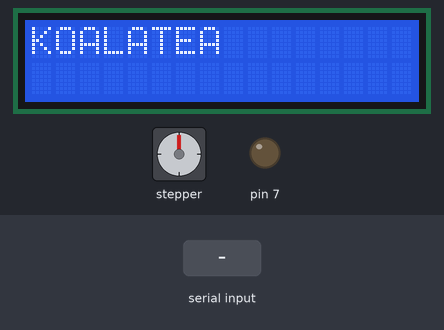
Recording of a sketch running on a simulated Arduino Uno, built with avr-gcc and run on an emulated ATmega328P. On the bench: 16×2 character LCD, stepper motor, output pins drawn as LEDs (lit = HIGH). The inputs (shaded band) are chosen by the test bench. Stepper angles assume 2048 steps per turn; what the sketch prints to the serial monitor is not drawn.

Above: at 1.2 s.
1.3 s: "6\n" received over Serial
At 2.5 s:
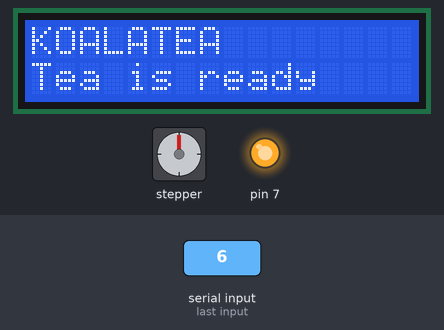
2.8 s: "888\n" received over Serial
At 3.6 s:
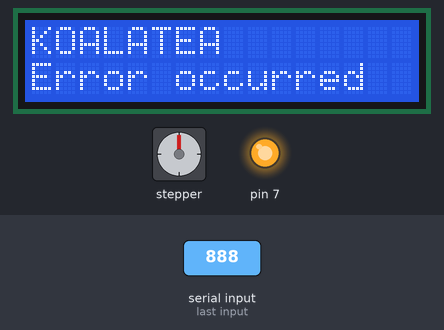
4.3 s: "50\n" received over Serial
At 4.46 s:
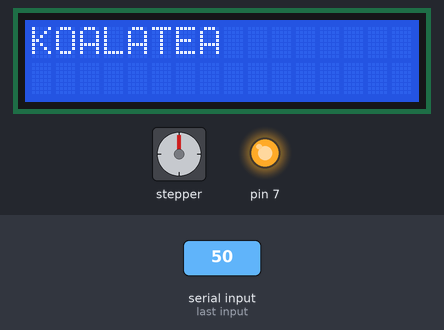
At 5.09 s:
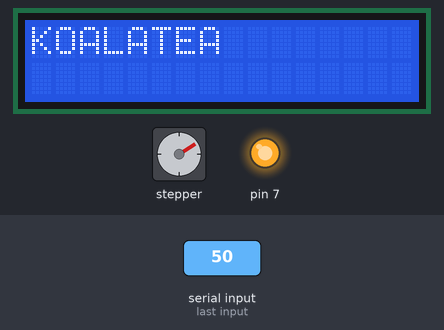
6.7 s: "444\n" received over Serial
12.2 s: "51\n" received over Serial
17.7 s: "50\n" received over Serial
Timing chart, 0 to 21.7 s (numbered marks = the images above; inputs shaded):
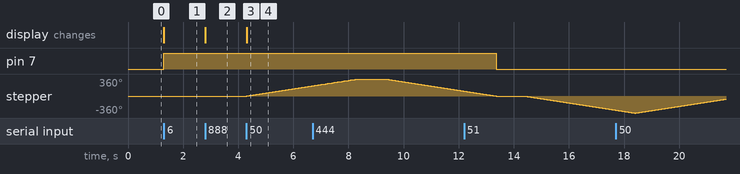

The sketch:

koalaTeaArduino.ino
```cpp
#include <OneWire.h>
#include <DallasTemperature.h>
#include <LiquidCrystal.h>
#include <Stepper.h>

#define ONE_WIRE_BUS 2
#define STEPS 2048

// initialize the temperature sensor to pin 2
OneWire oneWire(ONE_WIRE_BUS);
DallasTemperature sensors(&oneWire);
// initialize the lcd with the pins 3-6, 12, 13
LiquidCrystal lcd(13, 12, 6, 5, 4, 3);
// initialize the stepper motor with pins 8-11
Stepper stepper (STEPS, 8, 10, 9, 11);

String read;
int timer = 0;
int secondsPassed = 0;
bool cancel = false;
bool lowered = false;

void setup() {
  Serial.begin(9600);
  // initialize LED to pin 7
  pinMode(7, OUTPUT);
  stepper.setSpeed(15);
  sensors.begin();
  // set up the LCD's number of columns and rows:
  lcd.begin(16, 2);
  // Print a message to the LCD.
  lcd.print("KOALATEA");

}

void temperatureRead(){
  sensors.requestTemperatures();
  Serial.println("T" + String(sensors.getTempCByIndex(0)));
}

bool tempStop() {
  String data;
  if(Serial.available() > 0) {
    data = Serial.readStringUntil('\n');
    if(data == "tStop" || data == "444") {  // stops temperature reading if received stop or cancel
      if(data == "444") {
        Serial.println("444");
      }
      return true;
    }
  }
  return false;
}

void loop() {
  cancel = false;
  if(Serial.available() > 0){
    lcd.setCursor(0, 1);  // column 0 of line 1 (2nd row)
    lcd.print("              ");  //clear bottom line
    read = Serial.readStringUntil('\n');
    // temperature reading
    if(read == "tStart") {
      while (!tempStop()) {
        temperatureRead();
        delay(2000);
        //if (tempStop()) {break;}
      }
    }
    // lower and raise teabag
    else if(read == "50") {
      rotation(1);
      delay(1000);
      Serial.println("lowerTea");
    }
    else if(read == "51") {
      delay(1000);
      rotation(0);
      Serial.println("raiseTea");
    }
    // timer
    else if(read.charAt(0) == '6') {
      lcd.setCursor(0, 1);
      lcd.print("Time:");
      timer = read.substring(1).toInt(); // value after the 6 is the time in seconds
      Serial.println(timer);
      secondsPassed = 0;
      unsigned long startTime = millis();
      while(timer != 0) {
        lcd.setCursor(7, 1);
        if(Serial.available() > 0) {
          read = Serial.readStringUntil('\n');
          if(read == "444") {
            cancel = true;
            break;
          }
        }
        if((millis() - startTime) / 1000 > secondsPassed ){
          timer--;
          secondsPassed++;
          Serial.println(timer);
          lcd.print("   ");
          lcd.setCursor(7, 1);
        }
        lcd.print(timer);
      }
      lcd.setCursor(0, 1);
      if(cancel){
        lcd.print("Cancelled");
      }
      else{
        lcd.print("Tea is ready");
        digitalWrite(7, HIGH);  // turn on led to signify finishing
      }
      Serial.println("6Done");
    }
    // led
    else if(read == "70") {
      digitalWrite(7, LOW);
    }
    // error
    else if(read == "888"){
      lcd.setCursor(0, 1);
      lcd.print("Error occurred");
    }
    // cancel / reset
    if(read == "444" || cancel) {
      if(lowered){  // prevents raising tea when already raised
        rotation(0);
      }
      digitalWrite(7, LOW);
    }
  }
}

void rotation(bool direction){
  // lower tea bag if 1 raise tea bag if 0
  if (direction) {
    lowered = true;
    stepper.step(2048);
  }
  else {
    lowered = false;
    stepper.step(-2048);
  }
}
```

Measured:
- after the input at 1.3 s, pin 7: LOW → HIGH at once; the display: changes at once (image 1)
- after the input at 2.8 s, the display: changes at once (image 2)
- after the input at 4.3 s, stepper: keeps turning clockwise at about 90°/s, starting at once; the display: changes at once (image 3)
